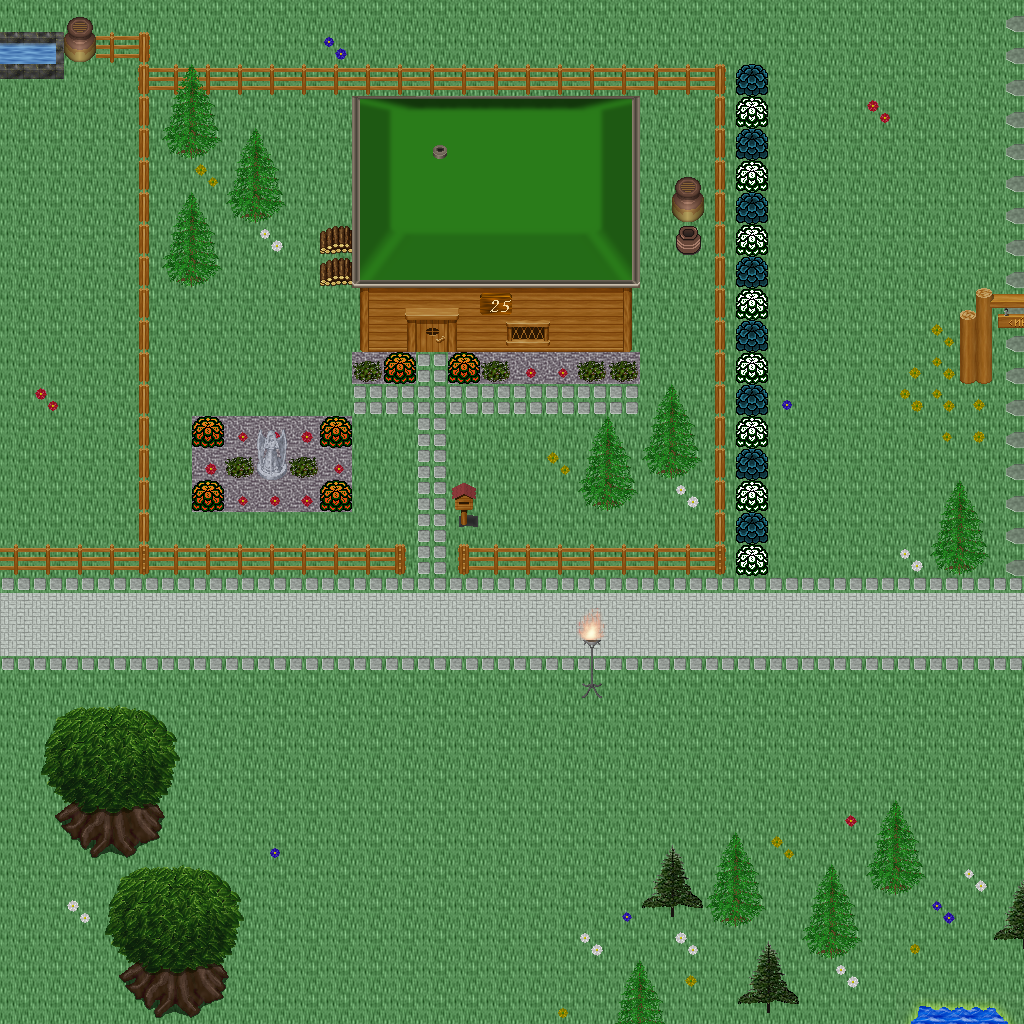

A 2D game scene composited from a Tiled map and its tileset images. What follows is a short description and the map's XML, with each tile layer's data collapsed to a summary:
An orthogonal 32x32 tile map with 32x32 px tiles, 5 tile layers (Ground, Objects, Objects2, Above, ...), 1 hidden layer not drawn, 60 tilesets.

<map version="1.10" tiledversion="1.11.0" orientation="orthogonal" renderorder="right-down" width="32" height="32" tilewidth="32" tileheight="32" infinite="0" nextlayerid="11" nextobjectid="1">
 <tileset firstgid="1" name="logic_collision" tilewidth="32" tileheight="32" tilecount="1" columns="1">
  <image source="../drawable/logic_collision.png" width="32" height="32" />
 </tileset>
 <tileset firstgid="2" name="building_decoration_orbpedestal" tilewidth="32" tileheight="32" tilecount="2" columns="1">
  <image source="../drawable/building_decoration_orbpedestal.png" width="32" height="64" />
 </tileset>
 <tileset firstgid="4" name="building_decoration_chimney" tilewidth="32" tileheight="32" tilecount="2" columns="1">
  <image source="../drawable/building_decoration_chimney.png" width="32" height="64" />
 </tileset>
 <tileset firstgid="6" name="item_statue_fairypool" tilewidth="32" tileheight="32" tilecount="16" columns="2">
  <image source="../drawable/item_statue_fairypool.png" width="64" height="256" />
 </tileset>
 <tileset firstgid="22" name="building_decoration_stone_details" tilewidth="32" tileheight="32" tilecount="4" columns="2">
  <image source="../drawable/building_decoration_stone_details.png" width="64" height="64" />
 </tileset>
 <tileset firstgid="26" name="building_door_closed" tilewidth="32" tileheight="32" tilecount="1" columns="1">
  <image source="../drawable/building_door_closed.png" width="32" height="32" />
 </tileset>
 <tileset firstgid="27" name="building_door_door" tilewidth="32" tileheight="32" tilecount="6" columns="3">
  <image source="../drawable/building_door_door.png" width="96" height="64" />
 </tileset>
 <tileset firstgid="33" name="building_fence_fence_chunky" tilewidth="32" tileheight="32" tilecount="21" columns="3">
  <image source="../drawable/building_fence_fence_chunky.png" width="96" height="224" />
 </tileset>
 <tileset firstgid="54" name="building_roof_blue" tilewidth="32" tileheight="32" tilecount="20" columns="5">
  <image source="../drawable/building_roof_blue.png" width="160" height="128" />
 </tileset>
 <tileset firstgid="74" name="building_roof_green" tilewidth="32" tileheight="32" tilecount="20" columns="5">
  <image source="../drawable/building_roof_green.png" width="160" height="128" />
 </tileset>
 <tileset firstgid="94" name="building_roof_red" tilewidth="32" tileheight="32" tilecount="20" columns="5">
  <image source="../drawable/building_roof_red.png" width="160" height="128" />
 </tileset>
 <tileset firstgid="114" name="building_roof_red2" tilewidth="32" tileheight="32" tilecount="20" columns="5">
  <image source="../drawable/building_roof_red2.png" width="160" height="128" />
 </tileset>
 <tileset firstgid="134" name="building_roof_roof_borders" tilewidth="32" tileheight="32" tilecount="9" columns="3">
  <image source="../drawable/building_roof_roof_borders.png" width="96" height="96" />
 </tileset>
 <tileset firstgid="143" name="building_roof_yellow" tilewidth="32" tileheight="32" tilecount="20" columns="5">
  <image source="../drawable/building_roof_yellow.png" width="160" height="128" />
 </tileset>
 <tileset firstgid="163" name="building_window_window_long" tilewidth="32" tileheight="32" tilecount="3" columns="3">
  <image source="../drawable/building_window_window_long.png" width="96" height="32" />
 </tileset>
 <tileset firstgid="166" name="ground_cobbled_paving" tilewidth="32" tileheight="32" tilecount="1" columns="1">
  <image source="../drawable/ground_cobbled_paving.png" width="32" height="32" />
 </tileset>
 <tileset firstgid="167" name="ground_gravel" tilewidth="32" tileheight="32" tilecount="1" columns="1">
  <image source="../drawable/ground_gravel.png" width="32" height="32" />
 </tileset>
 <tileset firstgid="168" name="ground_stone_floors" tilewidth="32" tileheight="32" tilecount="6" columns="3">
  <image source="../drawable/ground_stone_floors.png" width="96" height="64" />
 </tileset>
 <tileset firstgid="174" name="ground_ground" tilewidth="32" tileheight="32" tilecount="33" columns="3">
  <image source="../drawable/ground_ground.png" width="96" height="352" />
 </tileset>
 <tileset firstgid="207" name="plant_bush_various_small" tilewidth="32" tileheight="32" tilecount="9" columns="3">
  <image source="../drawable/plant_bush_various_small.png" width="96" height="96" />
 </tileset>
 <tileset firstgid="216" name="plant_flower_daisy_blue" tilewidth="32" tileheight="32" tilecount="8" columns="2">
  <image source="../drawable/plant_flower_daisy_blue.png" width="64" height="128" />
 </tileset>
 <tileset firstgid="224" name="plant_flower_daisy_red" tilewidth="32" tileheight="32" tilecount="8" columns="2">
  <image source="../drawable/plant_flower_daisy_red.png" width="64" height="128" />
 </tileset>
 <tileset firstgid="232" name="plant_flower_daisy_white" tilewidth="32" tileheight="32" tilecount="8" columns="2">
  <image source="../drawable/plant_flower_daisy_white.png" width="64" height="128" />
 </tileset>
 <tileset firstgid="240" name="plant_flower_daisy_yellow" tilewidth="32" tileheight="32" tilecount="8" columns="2">
  <image source="../drawable/plant_flower_daisy_yellow.png" width="64" height="128" />
 </tileset>
 <tileset firstgid="248" name="plant_tree_spruce" tilewidth="32" tileheight="32" tilecount="6" columns="2">
  <image source="../drawable/plant_tree_spruce.png" width="64" height="96" />
 </tileset>
 <tileset firstgid="254" name="item_pot_pot_purple" tilewidth="32" tileheight="32" tilecount="1" columns="1">
  <image source="../drawable/item_pot_pot_purple.png" width="32" height="32" />
 </tileset>
 <tileset firstgid="255" name="item_pot_pot_tall" tilewidth="32" tileheight="32" tilecount="2" columns="1">
  <image source="../drawable/item_pot_pot_tall.png" width="32" height="64" />
 </tileset>
 <tileset firstgid="257" name="item_pot_small_barrel" tilewidth="32" tileheight="32" tilecount="2" columns="1">
  <image source="../drawable/item_pot_small_barrel.png" width="32" height="64" />
 </tileset>
 <tileset firstgid="259" name="item_postbox" tilewidth="32" tileheight="32" tilecount="4" columns="2">
  <image source="../drawable/item_postbox.png" width="64" height="64" />
 </tileset>
 <tileset firstgid="263" name="furniture_chair_wooden_pale" tilewidth="32" tileheight="32" tilecount="4" columns="2">
  <image source="../drawable/furniture_chair_wooden_pale.png" width="64" height="64" />
 </tileset>
 <tileset firstgid="267" name="furniture_table_wooden" tilewidth="32" tileheight="32" tilecount="1" columns="1">
  <image source="../drawable/furniture_table_wooden.png" width="32" height="32" />
 </tileset>
 <tileset firstgid="268" name="furniture_table_brick_base" tilewidth="32" tileheight="32" tilecount="3" columns="3">
  <image source="../drawable/furniture_table_brick_base.png" width="96" height="32" />
 </tileset>
 <tileset firstgid="271" name="furniture_light_iron_lamp" tilewidth="32" tileheight="32" tilecount="3" columns="1">
  <image source="../drawable/furniture_light_iron_lamp.png" width="32" height="96" />
 </tileset>
 <tileset firstgid="274" name="furniture_light_flames" tilewidth="32" tileheight="32" tilecount="6" columns="6">
  <image source="../drawable/furniture_light_flames.png" width="192" height="32" />
 </tileset>
 <tileset firstgid="280" name="furniture_sink_dark_side_on" tilewidth="32" tileheight="32" tilecount="6" columns="3">
  <image source="../drawable/furniture_sink_dark_side_on.png" width="96" height="64" />
 </tileset>
 <tileset firstgid="286" name="ground_grass_corners" tilewidth="32" tileheight="32" tilecount="24" columns="6">
  <image source="../drawable/ground_grass_corners.png" width="192" height="128" />
 </tileset>
 <tileset firstgid="310" name="ground_grass_edges" tilewidth="32" tileheight="32" tilecount="36" columns="12">
  <image source="../drawable/ground_grass_edges.png" width="384" height="96" />
 </tileset>
 <tileset firstgid="346" name="plant_tree_tree_fluffy" tilewidth="32" tileheight="32" tilecount="12" columns="4">
  <image source="../drawable/plant_tree_tree_fluffy.png" width="128" height="96" />
 </tileset>
 <tileset firstgid="358" name="ground_water_dungeon_water" tilewidth="32" tileheight="32" tilecount="30" columns="3">
  <image source="../drawable/ground_water_dungeon_water.png" width="96" height="320" />
 </tileset>
 <tileset firstgid="388" name="furniture_table_wooden_rectangular" tilewidth="32" tileheight="32" tilecount="9" columns="3">
  <image source="../drawable/furniture_table_wooden_rectangular.png" width="96" height="96" />
 </tileset>
 <tileset firstgid="397" name="item_statue_metal_and_stone" tilewidth="32" tileheight="32" tilecount="6" columns="3">
  <image source="../drawable/item_statue_metal_and_stone.png" width="96" height="64" />
 </tileset>
 <tileset firstgid="403" name="ground_fire_fire" tilewidth="32" tileheight="32" tilecount="27" columns="3">
  <image source="../drawable/ground_fire_fire.png" width="96" height="288" />
 </tileset>
 <tileset firstgid="430" name="furniture_table_bench" tilewidth="32" tileheight="32" tilecount="3" columns="3">
  <image source="../drawable/furniture_table_bench.png" width="96" height="32" />
 </tileset>
 <tileset firstgid="433" name="plant_bush_hosta" tilewidth="32" tileheight="32" tilecount="9" columns="3">
  <image source="../drawable/plant_bush_hosta.png" width="96" height="96" />
 </tileset>
 <tileset firstgid="442" name="plant_tree_tree_green" tilewidth="32" tileheight="32" tilecount="88" columns="8">
  <image source="../drawable/plant_tree_tree_green.png" width="256" height="352" />
 </tileset>
 <tileset firstgid="530" name="item_sign_large" tilewidth="32" tileheight="32" tilecount="15" columns="5">
  <image source="../drawable/item_sign_large.png" width="160" height="96" />
 </tileset>
 <tileset firstgid="545" name="building_wall_wall_brown" tilewidth="32" tileheight="32" tilecount="12" columns="3">
  <image source="../drawable/building_wall_wall_brown.png" width="96" height="128" />
 </tileset>
 <tileset firstgid="557" name="ground_green_paving_4" tilewidth="32" tileheight="32" tilecount="3" columns="3">
  <image source="../drawable/ground_green_paving_4.png" width="96" height="32" />
 </tileset>
 <tileset firstgid="560" name="item_swing" tilewidth="32" tileheight="32" tilecount="4" columns="2">
  <image source="../drawable/item_swing.png" width="64" height="64" />
 </tileset>
 <tileset firstgid="564" name="item_fishrods" tilewidth="32" tileheight="32" tilecount="12" columns="4">
  <image source="../drawable/item_fishrods.png" width="128" height="96" />
 </tileset>
 <tileset firstgid="576" name="logic_creature_human_kalavan" tilewidth="32" tileheight="32" tilecount="5" columns="5">
  <image source="../drawable/logic_creature_human_kalavan.png" width="160" height="32" />
 </tileset>
 <tileset firstgid="581" name="logic_creature_animal" tilewidth="32" tileheight="32" tilecount="32" columns="8">
  <image source="../drawable/logic_creature_animal.png" width="256" height="128" />
 </tileset>
 <tileset firstgid="613" name="building_decoration_numbers" tilewidth="32" tileheight="32" tilecount="20" columns="2">
  <image source="../drawable/building_decoration_numbers.png" width="64" height="320" />
 </tileset>
 <tileset firstgid="633" name="ground_green_paving" tilewidth="32" tileheight="32" tilecount="18" columns="3">
  <image source="../drawable/ground_green_paving.png" width="96" height="192" />
 </tileset>
 <tileset firstgid="651" name="item_huge_orb" tilewidth="32" tileheight="32" tilecount="16" columns="2">
  <image source="../drawable/item_huge_orb.png" width="64" height="256" />
 </tileset>
 <tileset firstgid="667" name="light_light_5x5" tilewidth="32" tileheight="32" tilecount="25" columns="5">
  <image source="../drawable/light_light_5x5.png" width="160" height="160" />
 </tileset>
 <tileset firstgid="692" name="light_dim_light_5x5" tilewidth="32" tileheight="32" tilecount="25" columns="5">
  <image source="../drawable/light_dim_light_5x5.png" width="160" height="160" />
 </tileset>
 <tileset firstgid="717" name="item_firewood" tilewidth="32" tileheight="32" tilecount="12" columns="3">
  <image source="../drawable/item_firewood.png" width="96" height="128" />
 </tileset>
 <tileset firstgid="729" name="logic_creature_fowl" tilewidth="32" tileheight="32" tilecount="6" columns="6">
  <image source="../drawable/logic_creature_fowl.png" width="192" height="32" />
 </tileset>
 <tileset firstgid="735" name="logic_creature_human_imperial" tilewidth="32" tileheight="32" tilecount="16" columns="8">
  <image source="../drawable/logic_creature_human_imperial.png" width="256" height="64" />
 </tileset>
 <layer id="1" name="Ground" width="32" height="32">
  <data>[1024 cells, 1024 non-empty, 6 distinct tile ids]</data>
 </layer>
 <layer id="2" name="Objects" width="32" height="32">
  <data>[1024 cells, 336 non-empty, 62 distinct tile ids]</data>
 </layer>
 <layer id="3" name="Objects2" width="32" height="32">
  <data>[1024 cells, 17 non-empty, 12 distinct tile ids]</data>
 </layer>
 <layer id="4" name="Above" width="32" height="32">
  <data>[1024 cells, 151 non-empty, 56 distinct tile ids]</data>
 </layer>
 <layer id="5" name="Above2" width="32" height="32">
  <data>[1024 cells, 5 non-empty, 2 distinct tile ids]</data>
 </layer>
 <layer id="6" name="Walkable" width="32" height="32" visible="0">
  <data>[1024 cells, 192 non-empty, 1 distinct tile ids]</data>
 </layer>
 <objectgroup id="7" name="Mapevents" />
 <objectgroup id="8" name="Spawn" />
 <objectgroup id="9" name="Keys" />
 <objectgroup id="10" name="Replace" />
</map>
